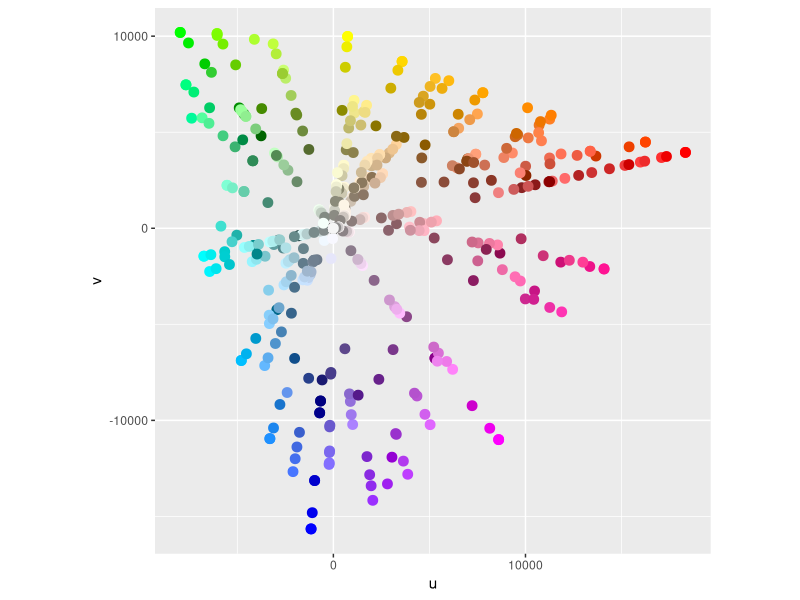
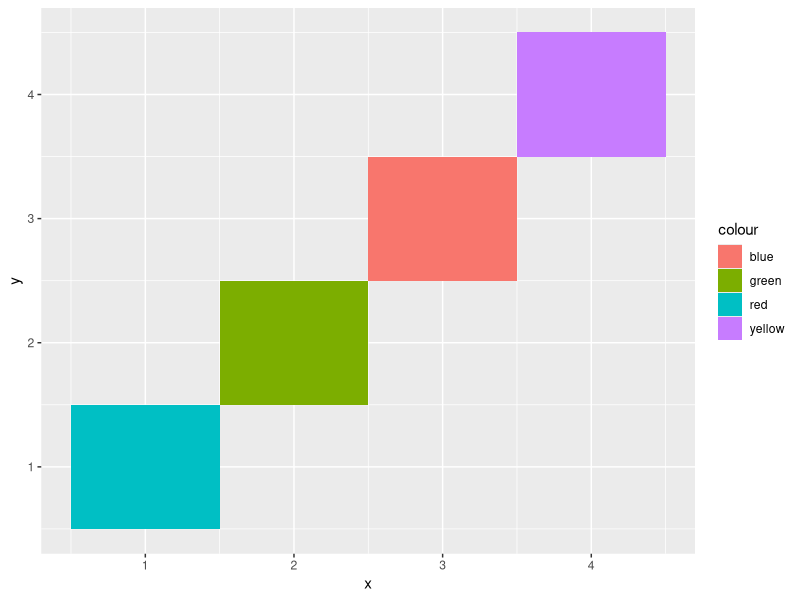
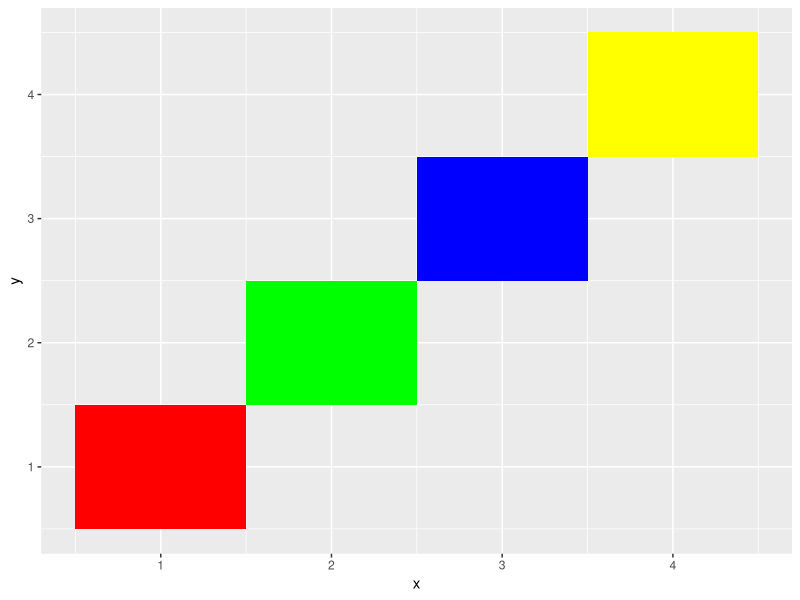
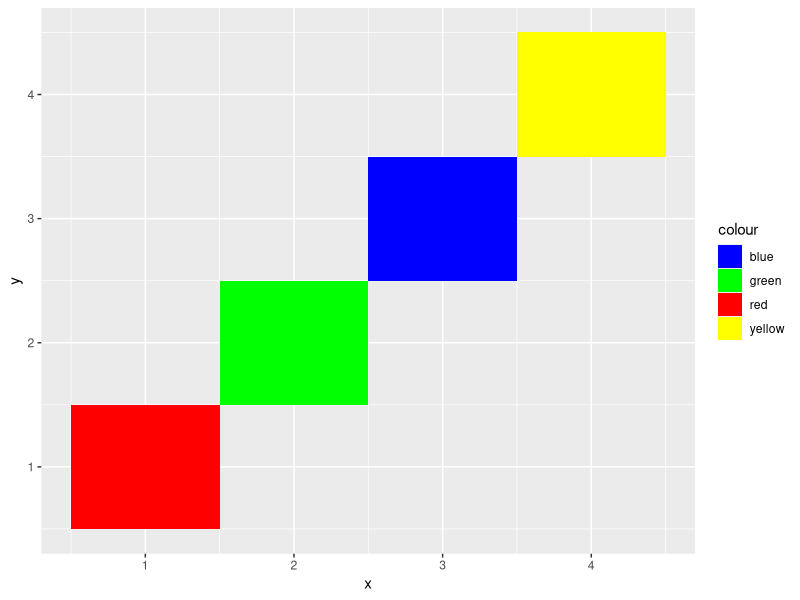
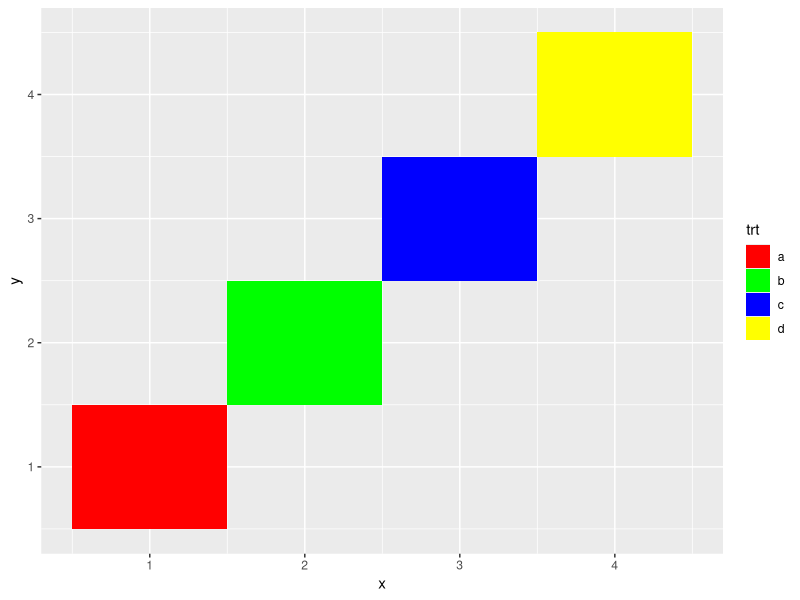
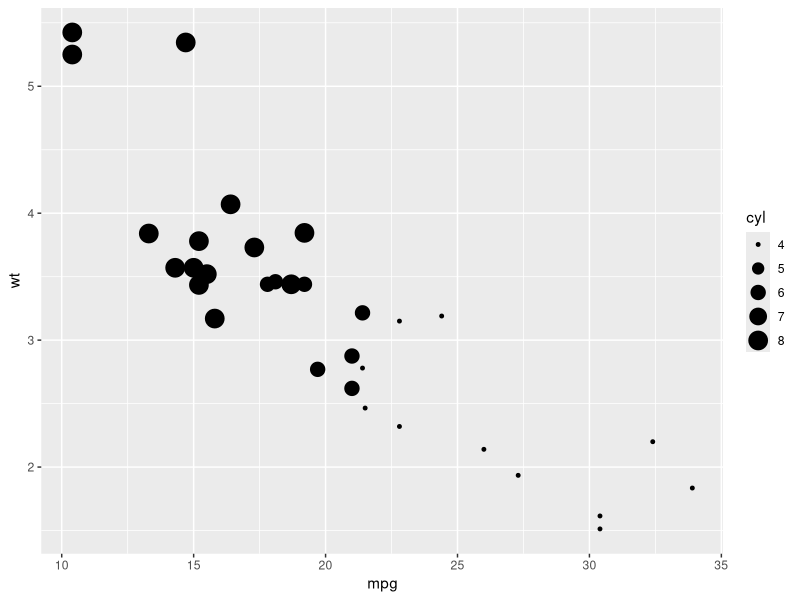
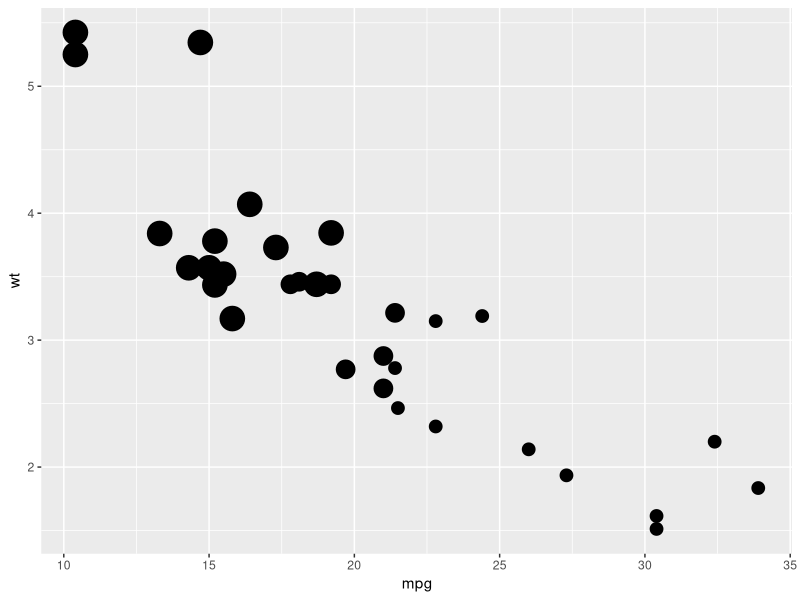

Write R code to recreate these figures, in order.
# r2py crawler metadata
# package: ggplot2
# source_type: rd_example
# topic: scale_identity.Rd
# source_file: C:\Users\bened\AppData\Local\R\win-library\4.5\ggplot2\help
# lines: 34

suppressPackageStartupMessages(library(ggplot2))
ggplot(luv_colours, aes(u, v)) +
  geom_point(aes(colour = col), size = 3) +
  scale_color_identity() +
  coord_fixed()

df <- data.frame(
  x = 1:4,
  y = 1:4,
  colour = c("red", "green", "blue", "yellow")
)
ggplot(df, aes(x, y)) + geom_tile(aes(fill = colour))
ggplot(df, aes(x, y)) +
  geom_tile(aes(fill = colour)) +
  scale_fill_identity()

# To get a legend guide, specify guide = "legend"
ggplot(df, aes(x, y)) +
  geom_tile(aes(fill = colour)) +
  scale_fill_identity(guide = "legend")
# But you'll typically also need to supply breaks and labels:
ggplot(df, aes(x, y)) +
  geom_tile(aes(fill = colour)) +
  scale_fill_identity("trt", labels = letters[1:4], breaks = df$colour,
  guide = "legend")

# cyl scaled to appropriate size
ggplot(mtcars, aes(mpg, wt)) +
  geom_point(aes(size = cyl))

# cyl used as point size
ggplot(mtcars, aes(mpg, wt)) +
  geom_point(aes(size = cyl)) +
  scale_size_identity()
